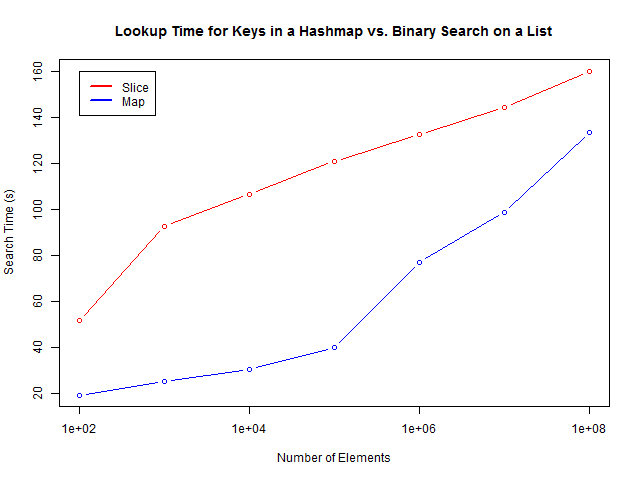

This figure's R source:
raw <- read.csv(file="benchresults.csv",sep=",",head=TRUE)
data <- raw

png(filename="plot.png",
    units="px",
    width=640,
    height=480)

plot(data$Elements, data$Map/data$Elements, type=c("b"), log=c("x"), ylim=c(20,160),
        xlab="Number of Elements", ylab="Search Time (ns)", col="blue")
title(main="Lookup Time for Keys in a Hashmap vs. Binary Search on a List")
lines(data$Elements, y=data$Slice/data$Elements, col="red", type="b")
legend(10^2, y=160, c("Slice", "Map"), col=c("red", "blue"), lwd=c(2.5, 2.5), lty=c(1, 1))

